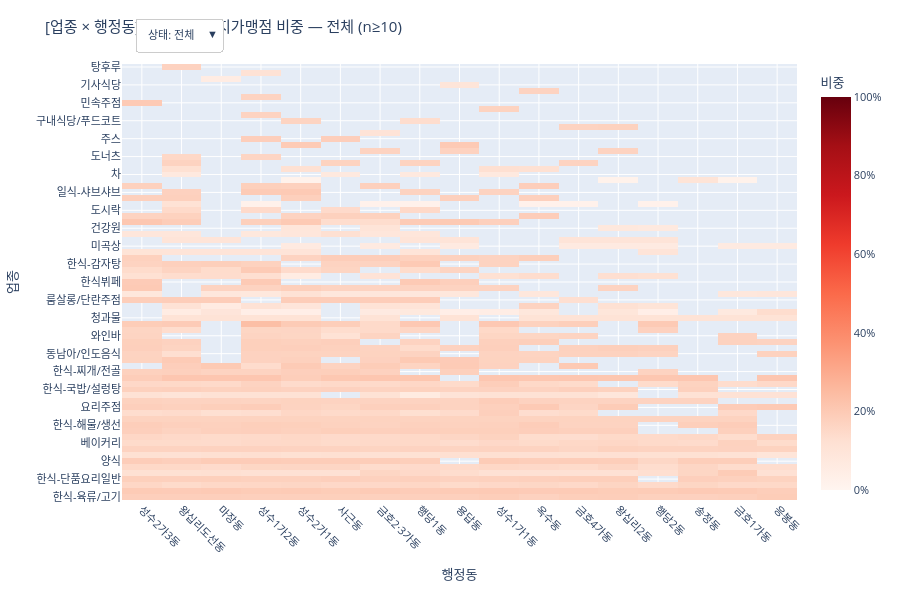
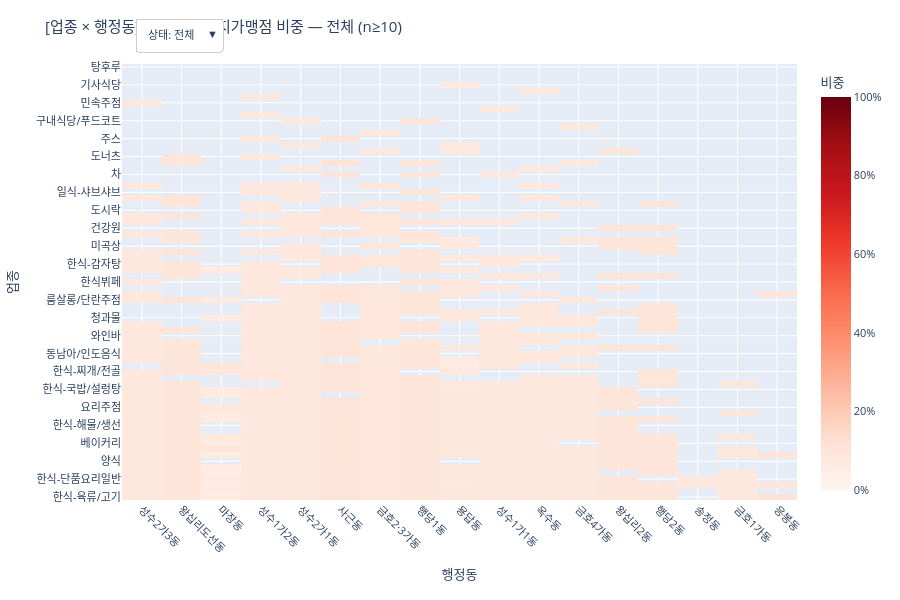

These figures' notebook cell, in order:
### Code cell
for col in eda4_cols:
    plot_heatmap_with_status(df, col, min_n=MIN_N).show()

### Figure 1 — Plotly figure (JSON) as saved in the notebook; plotly's stock layout.template omitted (floating-point values rounded to 4 significant figures; data arrays with more than 128 entries replaced by an {"elided": "..."} marker saying what was removed)
{"data": [{"colorbar": {"tickformat": ".0%", "title": {"text": "비중"}}, "colorscale": [[0, "rgb(255,245,240)"], [0.125, "rgb(254,224,210)"], [0.25, "rgb(252,187,161)"], [0.375, "rgb(252,146,114)"], [0.5, "rgb(251,106,74)"], [0.625, "rgb(239,59,44)"], [0.75, "rgb(203,24,29)"], [0.875, "rgb(165,15,21)"], [1, "rgb(103,0,13)"]], "hovertemplate": "%{y} · %{x}<br>%{text}<extra></extra>", "text": {"elided": "73x17 str values"}, "type": "heatmap", "visible": true, "x": ["성수2가3동", "왕십리도선동", "마장동", "성수1가2동", "성수2가1동", "사근동", "금호2·3가동", "행당1동", "용답동", "성수1가1동", "옥수동", "금호4가동", "왕십리2동", "행당2동", "송정동", "금호1가동", "응봉동"], "y": ["한식-육류/고기", "백반/가정식", "카페", "한식-단품요리일반", "축산물", "커피전문점", "양식", "식료품", "치킨", "베이커리", "분식", "일식당", "한식-해물/생선", "중식당", "호프/맥주", "요리주점", "한식-국수/만두", "농산물", "한식-국밥/설렁탕", "아이스크림/빙수", "피자", "한식-찌개/전골", "포장마차", "일반 유흥주점", "동남아/인도음식", "이자카야", "일식-덮밥/돈가스", "와인바", "샌드위치/토스트", "햄버거", "청과물", "떡/한과 제조", "반찬", "룸살롱/단란주점", "식품 제조", "한식-냉면", "한식뷔페", "주류", "꼬치구이", "한식-감자탕", "일식-우동/소바/라면", "인삼제품", "미곡상", "건강식품", "담배", "건강원", "기타세계요리", "한식-죽", "도시락", "수산물", "일식-참치회", "일식-샤브샤브", "일식-초밥/롤", "떡/한과", "차", "와인샵", "중식-훠궈/마라탕", "도너츠", "마카롱", "한정식", "주스", "건어물", "테마카페", "구내식당/푸드코트", "테이크아웃커피", "중식-딤섬/중식만두", "민속주점", "와플/크로플", "한식-두부요리", "기사식당", "유제품", "스테이크", "탕후루"], "z": {"elided": "73x17 float values"}, "zmax": 1, "zmin": 0}, {"colorbar": {"tickformat": ".0%", "title": {"text": "비중"}}, "colorscale": [[0, "rgb(255,245,240)"], [0.125, "rgb(254,224,210)"], [0.25, "rgb(252,187,161)"], [0.375, "rgb(252,146,114)"], [0.5, "rgb(251,106,74)"], [0.625, "rgb(239,59,44)"], [0.75, "rgb(203,24,29)"], [0.875, "rgb(165,15,21)"], [1, "rgb(103,0,13)"]], "hovertemplate": "%{y} · %{x}<br>%{text}<extra></extra>", "text": {"elided": "73x17 str values"}, "type": "heatmap", "visible": false, "x": ["성수2가3동", "왕십리도선동", "마장동", "성수1가2동", "성수2가1동", "사근동", "금호2·3가동", "행당1동", "용답동", "성수1가1동", "옥수동", "금호4가동", "왕십리2동", "행당2동", "송정동", "금호1가동", "응봉동"], "y": ["한식-육류/고기", "백반/가정식", "카페", "한식-단품요리일반", "축산물", "커피전문점", "양식", "식료품", "치킨", "베이커리", "분식", "일식당", "한식-해물/생선", "중식당", "호프/맥주", "요리주점", "한식-국수/만두", "농산물", "한식-국밥/설렁탕", "아이스크림/빙수", "피자", "한식-찌개/전골", "포장마차", "일반 유흥주점", "동남아/인도음식", "이자카야", "일식-덮밥/돈가스", "와인바", "샌드위치/토스트", "햄버거", "청과물", "떡/한과 제조", "반찬", "룸살롱/단란주점", "식품 제조", "한식-냉면", "한식뷔페", "주류", "꼬치구이", "한식-감자탕", "일식-우동/소바/라면", "인삼제품", "미곡상", "건강식품", "담배", "건강원", "기타세계요리", "한식-죽", "도시락", "수산물", "일식-참치회", "일식-샤브샤브", "일식-초밥/롤", "떡/한과", "차", "와인샵", "중식-훠궈/마라탕", "도너츠", "마카롱", "한정식", "주스", "건어물", "테마카페", "구내식당/푸드코트", "테이크아웃커피", "중식-딤섬/중식만두", "민속주점", "와플/크로플", "한식-두부요리", "기사식당", "유제품", "스테이크", "탕후루"], "z": {"elided": "73x17 float values"}, "zmax": 1, "zmin": 0}, {"colorbar": {"tickformat": ".0%", "title": {"text": "비중"}}, "colorscale": [[0, "rgb(255,245,240)"], [0.125, "rgb(254,224,210)"], [0.25, "rgb(252,187,161)"], [0.375, "rgb(252,146,114)"], [0.5, "rgb(251,106,74)"], [0.625, "rgb(239,59,44)"], [0.75, "rgb(203,24,29)"], [0.875, "rgb(165,15,21)"], [1, "rgb(103,0,13)"]], "hovertemplate": "%{y} · %{x}<br>%{text}<extra></extra>", "text": {"elided": "73x17 str values"}, "type": "heatmap", "visible": false, "x": ["성수2가3동", "왕십리도선동", "마장동", "성수1가2동", "성수2가1동", "사근동", "금호2·3가동", "행당1동", "용답동", "성수1가1동", "옥수동", "금호4가동", "왕십리2동", "행당2동", "송정동", "금호1가동", "응봉동"], "y": ["한식-육류/고기", "백반/가정식", "카페", "한식-단품요리일반", "축산물", "커피전문점", "양식", "식료품", "치킨", "베이커리", "분식", "일식당", "한식-해물/생선", "중식당", "호프/맥주", "요리주점", "한식-국수/만두", "농산물", "한식-국밥/설렁탕", "아이스크림/빙수", "피자", "한식-찌개/전골", "포장마차", "일반 유흥주점", "동남아/인도음식", "이자카야", "일식-덮밥/돈가스", "와인바", "샌드위치/토스트", "햄버거", "청과물", "떡/한과 제조", "반찬", "룸살롱/단란주점", "식품 제조", "한식-냉면", "한식뷔페", "주류", "꼬치구이", "한식-감자탕", "일식-우동/소바/라면", "인삼제품", "미곡상", "건강식품", "담배", "건강원", "기타세계요리", "한식-죽", "도시락", "수산물", "일식-참치회", "일식-샤브샤브", "일식-초밥/롤", "떡/한과", "차", "와인샵", "중식-훠궈/마라탕", "도너츠", "마카롱", "한정식", "주스", "건어물", "테마카페", "구내식당/푸드코트", "테이크아웃커피", "중식-딤섬/중식만두", "민속주점", "와플/크로플", "한식-두부요리", "기사식당", "유제품", "스테이크", "탕후루"], "z": {"elided": "73x17 float values"}, "zmax": 1, "zmin": 0}], "layout": {"font": {"size": 11}, "height": 600, "margin": {"b": 100, "l": 110, "r": 20, "t": 60}, "title": {"text": "[업종 × 행정동] 동일업종 해지가맹점 비중 — 전체 (n≥10)"}, "updatemenus": [{"bgcolor": "white", "bordercolor": "#ccc", "buttons": [{"args": [{"visible": [true, false, false]}, {"title": "[업종 × 행정동] 동일업종 해지가맹점 비중 — 전체 (n≥10)"}], "label": "상태: 전체", "method": "update"}, {"args": [{"visible": [false, true, false]}, {"title": "[업종 × 행정동] 동일업종 해지가맹점 비중 — 영업 (n≥10)"}], "label": "상태: 영업", "method": "update"}, {"args": [{"visible": [false, false, true]}, {"title": "[업종 × 행정동] 동일업종 해지가맹점 비중 — 폐업 (n≥10)"}], "label": "상태: 폐업", "method": "update"}], "direction": "down", "pad": {"b": 6, "l": 6, "r": 6, "t": 6}, "type": "dropdown", "x": 0.01, "xanchor": "left", "y": 1.12, "yanchor": "top"}], "width": 900, "xaxis": {"automargin": true, "tickangle": 45, "title": {"text": "행정동"}}, "yaxis": {"automargin": true, "title": {"text": "업종"}}}}

### Figure 2 — Plotly figure (JSON) as saved in the notebook; plotly's stock layout.template omitted (floating-point values rounded to 4 significant figures; data arrays with more than 128 entries replaced by an {"elided": "..."} marker saying what was removed)
{"data": [{"colorbar": {"tickformat": ".0%", "title": {"text": "비중"}}, "colorscale": [[0, "rgb(255,245,240)"], [0.125, "rgb(254,224,210)"], [0.25, "rgb(252,187,161)"], [0.375, "rgb(252,146,114)"], [0.5, "rgb(251,106,74)"], [0.625, "rgb(239,59,44)"], [0.75, "rgb(203,24,29)"], [0.875, "rgb(165,15,21)"], [1, "rgb(103,0,13)"]], "hovertemplate": "%{y} · %{x}<br>%{text}<extra></extra>", "text": {"elided": "73x17 str values"}, "type": "heatmap", "visible": true, "x": ["성수2가3동", "왕십리도선동", "마장동", "성수1가2동", "성수2가1동", "사근동", "금호2·3가동", "행당1동", "용답동", "성수1가1동", "옥수동", "금호4가동", "왕십리2동", "행당2동", "송정동", "금호1가동", "응봉동"], "y": ["한식-육류/고기", "백반/가정식", "카페", "한식-단품요리일반", "축산물", "커피전문점", "양식", "식료품", "치킨", "베이커리", "분식", "일식당", "한식-해물/생선", "중식당", "호프/맥주", "요리주점", "한식-국수/만두", "농산물", "한식-국밥/설렁탕", "아이스크림/빙수", "피자", "한식-찌개/전골", "포장마차", "일반 유흥주점", "동남아/인도음식", "이자카야", "일식-덮밥/돈가스", "와인바", "샌드위치/토스트", "햄버거", "청과물", "떡/한과 제조", "반찬", "룸살롱/단란주점", "식품 제조", "한식-냉면", "한식뷔페", "주류", "꼬치구이", "한식-감자탕", "일식-우동/소바/라면", "인삼제품", "미곡상", "건강식품", "담배", "건강원", "기타세계요리", "한식-죽", "도시락", "수산물", "일식-참치회", "일식-샤브샤브", "일식-초밥/롤", "떡/한과", "차", "와인샵", "중식-훠궈/마라탕", "도너츠", "마카롱", "한정식", "주스", "건어물", "테마카페", "구내식당/푸드코트", "테이크아웃커피", "중식-딤섬/중식만두", "민속주점", "와플/크로플", "한식-두부요리", "기사식당", "유제품", "스테이크", "탕후루"], "z": {"elided": "73x17 float values"}, "zmax": 1, "zmin": 0}, {"colorbar": {"tickformat": ".0%", "title": {"text": "비중"}}, "colorscale": [[0, "rgb(255,245,240)"], [0.125, "rgb(254,224,210)"], [0.25, "rgb(252,187,161)"], [0.375, "rgb(252,146,114)"], [0.5, "rgb(251,106,74)"], [0.625, "rgb(239,59,44)"], [0.75, "rgb(203,24,29)"], [0.875, "rgb(165,15,21)"], [1, "rgb(103,0,13)"]], "hovertemplate": "%{y} · %{x}<br>%{text}<extra></extra>", "text": {"elided": "73x17 str values"}, "type": "heatmap", "visible": false, "x": ["성수2가3동", "왕십리도선동", "마장동", "성수1가2동", "성수2가1동", "사근동", "금호2·3가동", "행당1동", "용답동", "성수1가1동", "옥수동", "금호4가동", "왕십리2동", "행당2동", "송정동", "금호1가동", "응봉동"], "y": ["한식-육류/고기", "백반/가정식", "카페", "한식-단품요리일반", "축산물", "커피전문점", "양식", "식료품", "치킨", "베이커리", "분식", "일식당", "한식-해물/생선", "중식당", "호프/맥주", "요리주점", "한식-국수/만두", "농산물", "한식-국밥/설렁탕", "아이스크림/빙수", "피자", "한식-찌개/전골", "포장마차", "일반 유흥주점", "동남아/인도음식", "이자카야", "일식-덮밥/돈가스", "와인바", "샌드위치/토스트", "햄버거", "청과물", "떡/한과 제조", "반찬", "룸살롱/단란주점", "식품 제조", "한식-냉면", "한식뷔페", "주류", "꼬치구이", "한식-감자탕", "일식-우동/소바/라면", "인삼제품", "미곡상", "건강식품", "담배", "건강원", "기타세계요리", "한식-죽", "도시락", "수산물", "일식-참치회", "일식-샤브샤브", "일식-초밥/롤", "떡/한과", "차", "와인샵", "중식-훠궈/마라탕", "도너츠", "마카롱", "한정식", "주스", "건어물", "테마카페", "구내식당/푸드코트", "테이크아웃커피", "중식-딤섬/중식만두", "민속주점", "와플/크로플", "한식-두부요리", "기사식당", "유제품", "스테이크", "탕후루"], "z": {"elided": "73x17 float values"}, "zmax": 1, "zmin": 0}, {"colorbar": {"tickformat": ".0%", "title": {"text": "비중"}}, "colorscale": [[0, "rgb(255,245,240)"], [0.125, "rgb(254,224,210)"], [0.25, "rgb(252,187,161)"], [0.375, "rgb(252,146,114)"], [0.5, "rgb(251,106,74)"], [0.625, "rgb(239,59,44)"], [0.75, "rgb(203,24,29)"], [0.875, "rgb(165,15,21)"], [1, "rgb(103,0,13)"]], "hovertemplate": "%{y} · %{x}<br>%{text}<extra></extra>", "text": {"elided": "73x17 str values"}, "type": "heatmap", "visible": false, "x": ["성수2가3동", "왕십리도선동", "마장동", "성수1가2동", "성수2가1동", "사근동", "금호2·3가동", "행당1동", "용답동", "성수1가1동", "옥수동", "금호4가동", "왕십리2동", "행당2동", "송정동", "금호1가동", "응봉동"], "y": ["한식-육류/고기", "백반/가정식", "카페", "한식-단품요리일반", "축산물", "커피전문점", "양식", "식료품", "치킨", "베이커리", "분식", "일식당", "한식-해물/생선", "중식당", "호프/맥주", "요리주점", "한식-국수/만두", "농산물", "한식-국밥/설렁탕", "아이스크림/빙수", "피자", "한식-찌개/전골", "포장마차", "일반 유흥주점", "동남아/인도음식", "이자카야", "일식-덮밥/돈가스", "와인바", "샌드위치/토스트", "햄버거", "청과물", "떡/한과 제조", "반찬", "룸살롱/단란주점", "식품 제조", "한식-냉면", "한식뷔페", "주류", "꼬치구이", "한식-감자탕", "일식-우동/소바/라면", "인삼제품", "미곡상", "건강식품", "담배", "건강원", "기타세계요리", "한식-죽", "도시락", "수산물", "일식-참치회", "일식-샤브샤브", "일식-초밥/롤", "떡/한과", "차", "와인샵", "중식-훠궈/마라탕", "도너츠", "마카롱", "한정식", "주스", "건어물", "테마카페", "구내식당/푸드코트", "테이크아웃커피", "중식-딤섬/중식만두", "민속주점", "와플/크로플", "한식-두부요리", "기사식당", "유제품", "스테이크", "탕후루"], "z": {"elided": "73x17 float values"}, "zmax": 1, "zmin": 0}], "layout": {"font": {"size": 11}, "height": 600, "margin": {"b": 100, "l": 110, "r": 20, "t": 60}, "title": {"text": "[업종 × 행정동] 동일상권 해지가맹점 비중 — 전체 (n≥10)"}, "updatemenus": [{"bgcolor": "white", "bordercolor": "#ccc", "buttons": [{"args": [{"visible": [true, false, false]}, {"title": "[업종 × 행정동] 동일상권 해지가맹점 비중 — 전체 (n≥10)"}], "label": "상태: 전체", "method": "update"}, {"args": [{"visible": [false, true, false]}, {"title": "[업종 × 행정동] 동일상권 해지가맹점 비중 — 영업 (n≥10)"}], "label": "상태: 영업", "method": "update"}, {"args": [{"visible": [false, false, true]}, {"title": "[업종 × 행정동] 동일상권 해지가맹점 비중 — 폐업 (n≥10)"}], "label": "상태: 폐업", "method": "update"}], "direction": "down", "pad": {"b": 6, "l": 6, "r": 6, "t": 6}, "type": "dropdown", "x": 0.01, "xanchor": "left", "y": 1.12, "yanchor": "top"}], "width": 900, "xaxis": {"automargin": true, "tickangle": 45, "title": {"text": "행정동"}}, "yaxis": {"automargin": true, "title": {"text": "업종"}}}}
